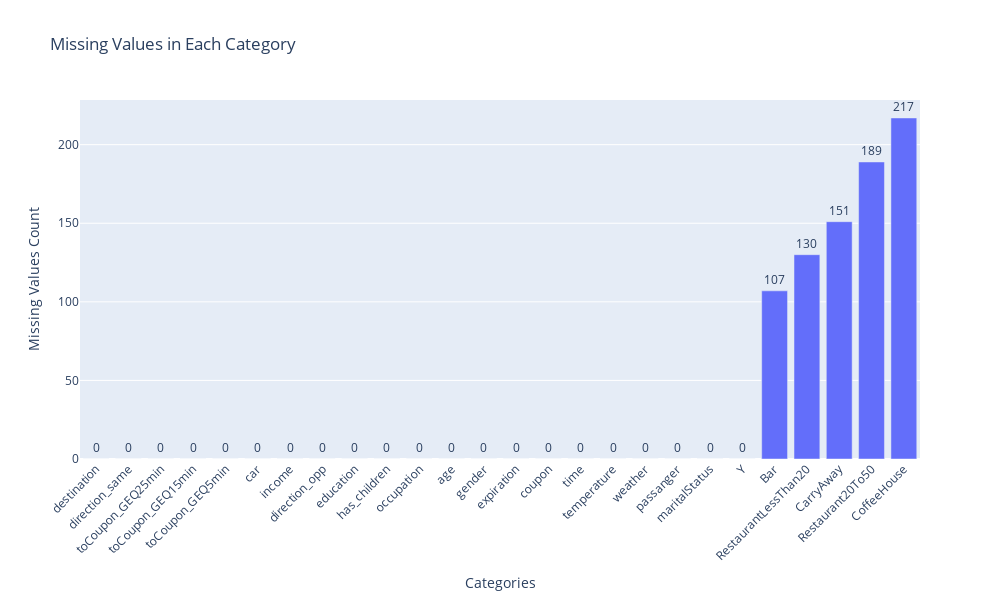

Source (notebook cell):
### Code cell
# Count missing values
counts = data.isnull().sum().sort_values()

# Create a DataFrame for Plotly
missing_df = pd.DataFrame({'Category': counts.index, 'Missing Count': counts.values})

# Create bar chart using Plotly
fig = px.bar(
    missing_df, 
    x='Category', 
    y='Missing Count', 
    text='Missing Count',  # Add total count labels on each bar
    title="Missing Values in Each Category"
)

# Update text position and style
fig.update_traces(textposition='outside')

# Update layout for better readability
fig.update_layout(
    xaxis_tickangle=-45,  # Rotate x-axis labels
    yaxis_title="Missing Values Count",
    xaxis_title="Categories",
    height=600, width=1000
)

# Show plot
fig.show()

# Save plot as an HTML file 
fig.write_html("missing_plot.html")

### Figure 1 — Plotly figure (JSON) as saved in the notebook; plotly's stock layout.template omitted (floating-point values rounded to 4 significant figures)
{"data": [{"alignmentgroup": "True", "hovertemplate": "Category=%{x}<br>Missing Count=%{text}<extra></extra>", "legendgroup": "", "marker": {"color": "#636efa", "pattern": {"shape": ""}}, "name": "", "offsetgroup": "", "orientation": "v", "showlegend": false, "text": [0, 0, 0, 0, 0, 0, 0, 0, 0, 0, 0, 0, 0, 0, 0, 0, 0, 0, 0, 0, 0, 107, 130, 151, 189, 217], "textposition": "outside", "type": "bar", "x": ["destination", "direction_same", "toCoupon_GEQ25min", "toCoupon_GEQ15min", "toCoupon_GEQ5min", "car", "income", "direction_opp", "education", "has_children", "occupation", "age", "gender", "expiration", "coupon", "time", "temperature", "weather", "passanger", "maritalStatus", "Y", "Bar", "RestaurantLessThan20", "CarryAway", "Restaurant20To50", "CoffeeHouse"], "xaxis": "x", "y": [0, 0, 0, 0, 0, 0, 0, 0, 0, 0, 0, 0, 0, 0, 0, 0, 0, 0, 0, 0, 0, 107, 130, 151, 189, 217], "yaxis": "y"}], "layout": {"barmode": "relative", "height": 600, "legend": {"tracegroupgap": 0}, "title": {"text": "Missing Values in Each Category"}, "width": 1000, "xaxis": {"anchor": "y", "domain": [0, 1], "tickangle": -45, "title": {"text": "Categories"}}, "yaxis": {"anchor": "x", "domain": [0, 1], "title": {"text": "Missing Values Count"}}}}
